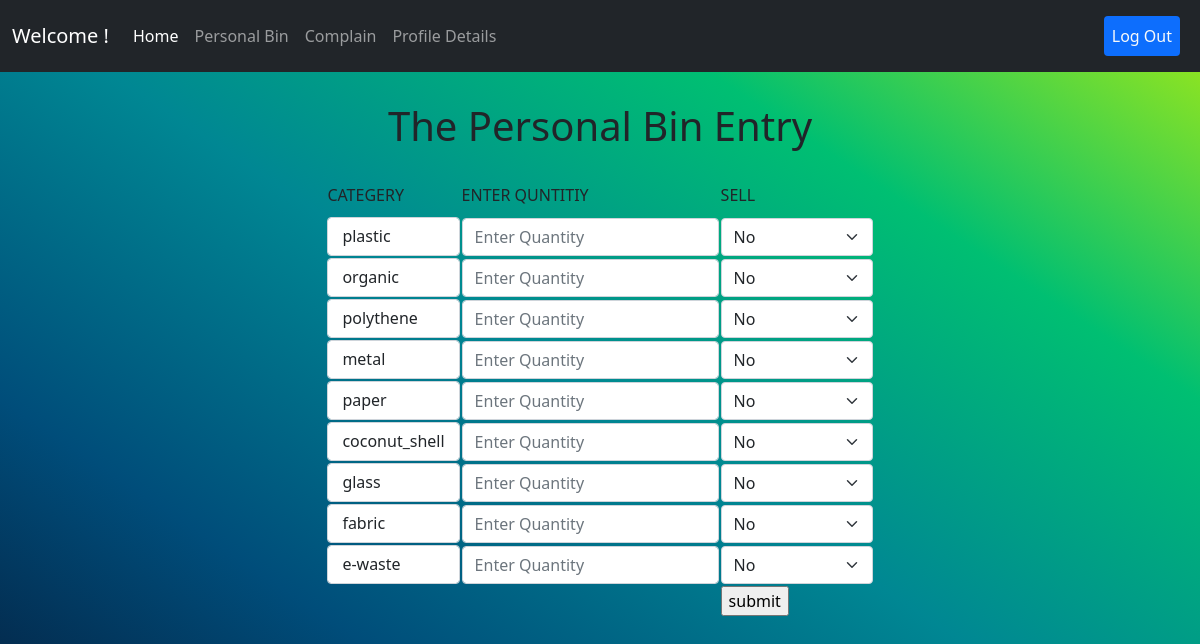
The page /personalbin.php on the database its author committed.
### tables this page shows
CREATE TABLE `bin_categories` (
  `id` int(11) NOT NULL,
  `category` varchar(20) NOT NULL
);

### personalbin.php (the view, shortened to what this page needs)
<?php require_once('inc/connection.php'); ?>
<!DOCTYPE html>
<html>
<head>
	<link
	  href="css/bootstrap.min.css"
	  rel="stylesheet"
	/>
</head>
<body id="body">
        <div>
                            <nav class="navbar navbar-expand-lg navbar-dark bg-dark">
                    <div class="container-fluid">
                      <a class="navbar-brand" href="#"> Welcome <?php echo $_SESSION['u_first_name']; ?>!</a>
                      <div class="collapse navbar-collapse" id="navbarSupportedContent">
                        <ul class="navbar-nav me-auto mb-2 mb-lg-0">
                          <li class="nav-item">
                            <a class="nav-link active" aria-current="page" href="Home.php">Home</a>
                          </li>
                          <li class="nav-item">
                            <a class="nav-link" aria-current="page" href="personalbin.php">Personal Bin</a>
                          </li>
                          <li class="nav-item">
                            <a class="nav-link" aria-current="page" href="#">Complain</a>
                          </li>
                          <li class="nav-item">
                            <a class="nav-link" aria-current="page" href="#">Profile Details</a>
                          </li>
                        </ul>
                      <ul class="navbar-nav m-2">
                        <li class="'nav-item">
                          <a class="nav-link bg-primary rounded text-light" aria-current="page" href="logout.php">Log Out</a>
                        </li>
                      </ul>
              </div>
            </div>
          </nav>
        </div>
        <center  style="margin-top: 30px;" >
              <h1> The Personal Bin Entry </h1>
        </center>
<form action="personalbin.php" method="post">
		<table id="employee_table" align="center">
            <tr>
              <td>
                <label class="form-label">CATEGERY</label>
              </td>
              <td>
                <label class="form-label">ENTER QUNTITIY</label>
              </td>
              <td>
                <label class="form-label">SELL</label>
              </td>
            </tr>
          <?php
			$query	= " SELECT * FROM `bin_categories`";
			$result_set = mysqli_query($connection, $query);
      echo "\n<br>";
      while($res = mysqli_fetch_assoc($result_set)){
        ?>
            <tr>
            	<td>
 					      <label  class="form-control"   aria-label="Default select example">
					         <option selected>  <?php   echo "". $res['category']; ?>  </option>
					     </label>
            	</td>
            	<td>
                	<input type="text" class="form-control" name='<?php   echo "". $res['category']."_q"; ?>' placeholder="Enter Quantity">
            	</td>
            	<td>
                 <select  name='<?php   echo "". $res['category']."_sell"; ?>' class="  form-select" aria-label="Default select example">
                   <option selected value="0">No</option>
               </select>
            	</td>
            </tr>
            <?php
        }
          ?>
            <tr style="margin-top:40px;" >
              <td></td>
              <td></td>
              <td><input type="submit" name="sasa" value="submit"/> </td>
            </tr>
        </table>
        </form>
</body>
</html>

### personalbin.php (style rules this page uses)
#body { background-image: linear-gradient(to right top, #051937, #004d7a, #008793, #00bf72, #a8eb12); }
html { height: 100%; }
body { min-height: 100%; }

### rows shown on the page
bin_categories: plastic_sell "No"
bin_categories: organic_sell "No"
bin_categories: polythene_sell "No"
bin_categories: metal_sell "No"
bin_categories: paper_sell "No"
bin_categories: coconut_shell_sell "No"
bin_categories: glass_sell "No"
bin_categories: fabric_sell "No"
bin_categories: e-waste_sell "No"
